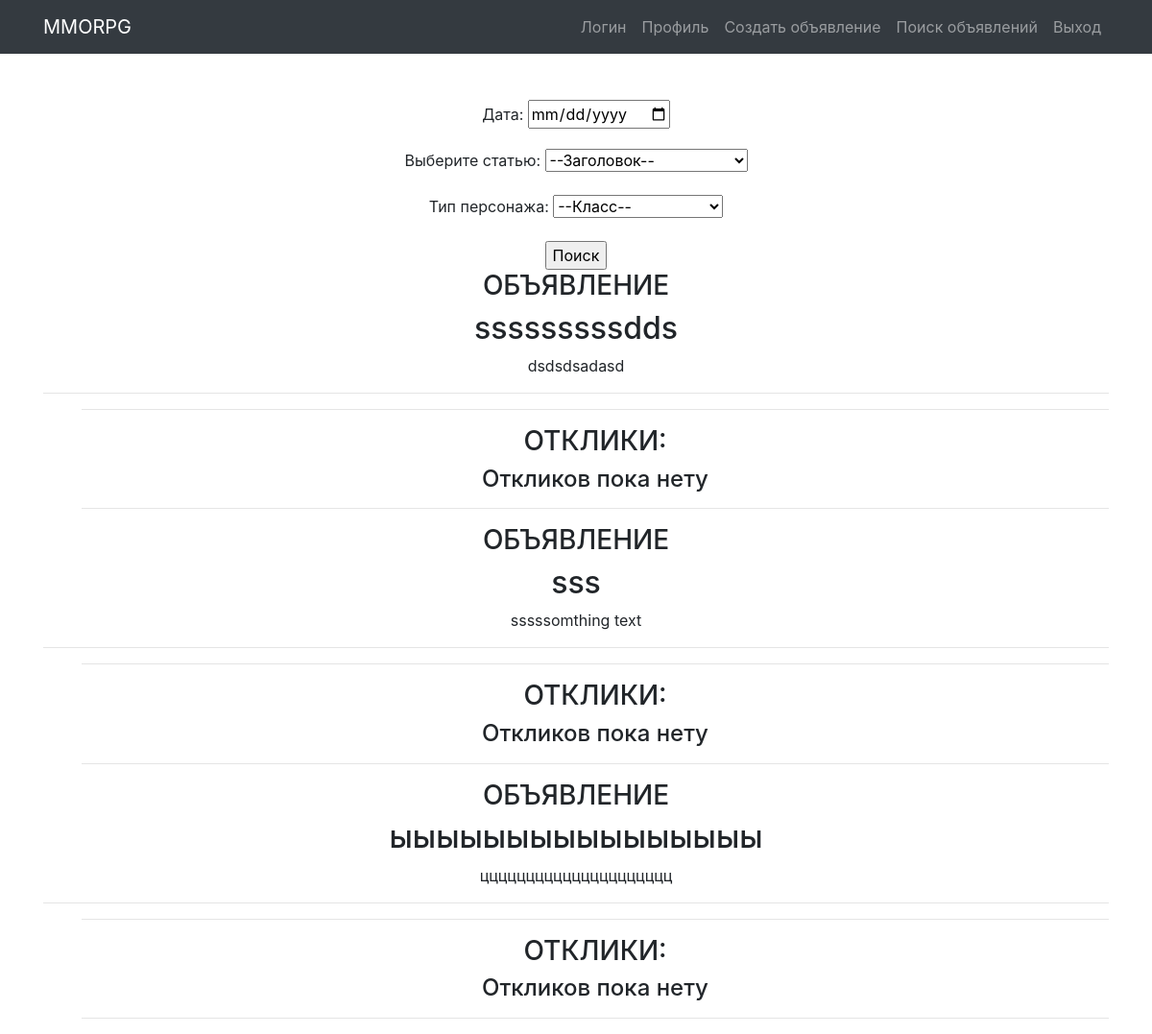
Before: /profile/ with the older database file.
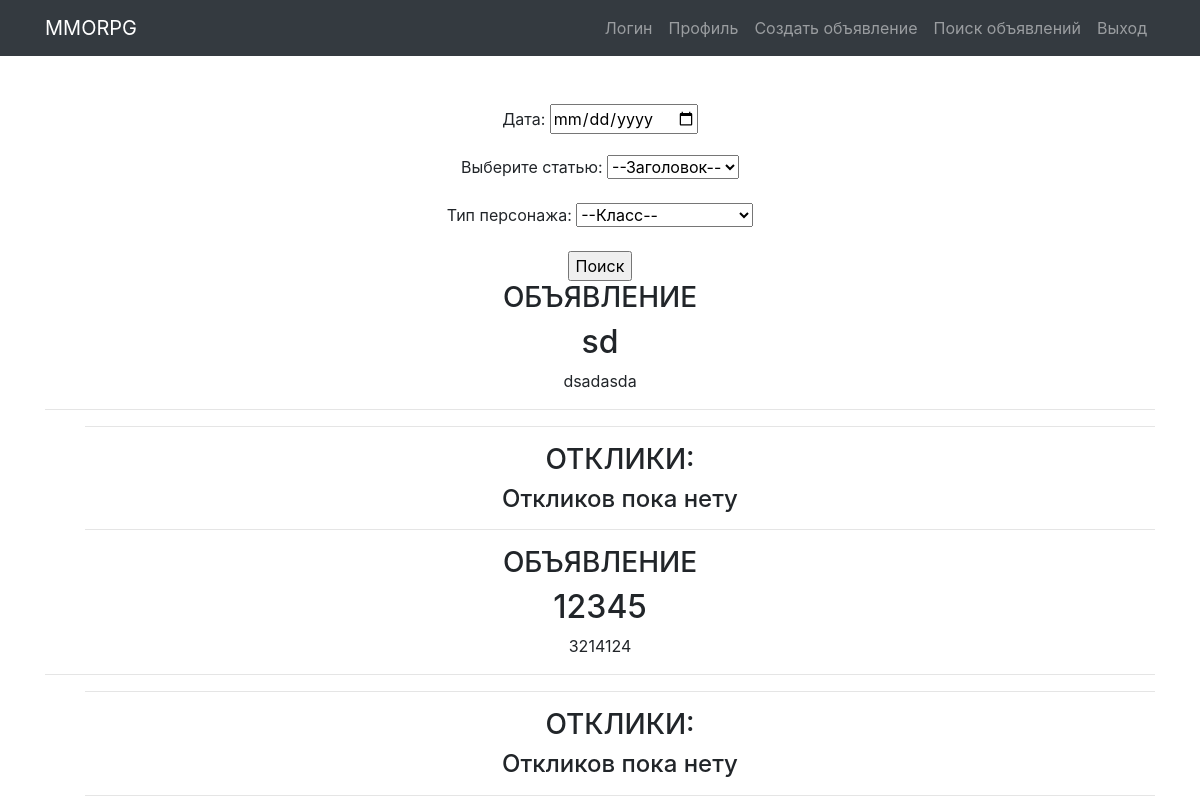
After: the same page with the newer database file.
### appmmo/models.py (models this page shows, shortened)
class Advertisement(models.Model):
    tank = 'TK'
    heal = 'HL'
    dd = 'DD'
    trader = 'TD'
    guild_masters = 'GM'
    quest_giver = 'KG'
    blacksmith = 'BS'
    the_tanner = 'TR'
    potions_master = 'PM'
    master_of_spells = 'SP'
    CATEGORY_CHOIESES = (
        (tank, ('Танки')),
        (heal, ('Хилы')),
        (dd, ('ДД')),
        (trader, ('Торговец')),
        (guild_masters, ('Гилдмастер')),
        (quest_giver, ('Квестгивер')),
        (blacksmith, ('Кузнец')),
        (the_tanner, ('Кожевник')),
        (potions_master, ('Зельевар')),
        (master_of_spells, ('Мастер заклинаний')),
    )
    author = models.ForeignKey(User, on_delete=models.CASCADE)
    heading = models.CharField(max_length=128, help_text=('Название объявления'))
    text = models.TextField(help_text=('Это текст объявления'))
    classType = models.CharField(max_length=2, choices=CATEGORY_CHOIESES, help_text=('Тип класса'))
    image = models.ImageField(max_length=255,  upload_to=user_directory_path, null=True, blank=True)
    dateCreation = models.DateTimeField(auto_now_add=True)
    def __str__(self):
        return f'{self.heading}'

### appmmo/views.py (the view)
# urls.py: path('profile/', ProfileView.as_view(), name='profile'),
class ProfileView(ListView):
    model = Advertisement
    template_name = 'Profile.html'
    context_object_name = 'profile'
    ordering = ['-dateCreation']
    queryset = Advertisement.objects.all().select_related('author')
    def get_queryset(self):
        quaeryset = super().get_queryset()
        self.filterset = AdvFilter(self.request.GET, quaeryset)
        return self.filterset.qs
    def get_context_data(self, **kwargs):
        context = super().get_context_data(**kwargs)
        context['filterset'] = self.filterset
        return context

### templates/Profile.html (shortened to what this page needs)
{% extends 'flatpages/default.html' %}
{% block content %}
<form action="" method="get">
    {{ filterset.form.as_p }}
    <input type="submit" value="Поиск"/>
</form>
{% for advertisement in profile %}
<h3>ОБЪЯВЛЕНИЕ</h3>
<h2>{{ advertisement.heading }}</h2>
<p>{{ advertisement.text }}</p>
<hr>
<ul>
    <hr>
    <h3>ОТКЛИКИ:</h3>
    {% if advertisement.responses.all %}
    {% for response in advertisement.responses.all %}
    <li><h4>{{ response.user }}</h4>
        {{ response.text }}
        <br>
        <br>
    </li>
    <br>
    {% if response.is_active %}
    <p class="text-center"><a href="{% url 'response_deactive' pk=advertisement.id pk_res=response.id %}" class="btn btn-secondary btn-sm"> Отклонить </a></p>
    Активирован
    {% else %}
    <p class="text-center"><a href="{% url 'response_active' pk=advertisement.id pk_res=response.id %}" class="btn btn-secondary btn-sm"> Принять </a></p>
    Не активирован
    {% endif %}
    <a href="{% url 'response_delete' pk=advertisement.id pk_res=response.id %}"> Удалить </a>
    {% endfor %}
    {% else %}
    <h4>Откликов пока нету</h4>
    {% endif %}
    <hr>
</ul>
{% endfor %}
{% endblock content %}

Changed rows visible on the page:
removed Advertisement: heading "sssssssssdds", text "dsdsdsadasd", shows "Откликов пока нету"
removed Advertisement: heading "sss", text "sssssomthing text", shows "Откликов пока нету"
removed Advertisement: heading "ыыыыыыыыыыыыыыыы", text "ццццццццццццццццццццц", shows "Откликов пока нету"
added Advertisement: heading "sd", text "dsadasda", shows "Откликов пока нету"
added Advertisement: heading "12345", text "3214124", shows "Откликов пока нету"
